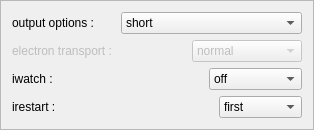
            <widget class="QFrame" name="Frame6">
             <property name="frameShape">
              <enum>QFrame::StyledPanel</enum>
             </property>
             <property name="frameShadow">
              <enum>QFrame::Sunken</enum>
             </property>
             <layout class="QVBoxLayout">
              <item>
               <layout class="QVBoxLayout">
                <item>
                 <layout class="QHBoxLayout">
                  <item>
                   <widget class="QLabel" name="outoptTextLabel">
                    <property name="toolTip">
                     <string>Select output type</string>
                    </property>
                    <property name="whatsThis">
                     <string>Select output type</string>
                    </property>
                    <property name="text">
                     <string>output options :</string>
                    </property>
                    <property name="wordWrap">
                     <bool>false</bool>
                    </property>
                   </widget>
                  </item>
                  <item>
                   <spacer name="Spacer78">
                    <property name="orientation">
                     <enum>Qt::Horizontal</enum>
                    </property>
                    <property name="sizeType">
                     <enum>QSizePolicy::Fixed</enum>
                    </property>
                    <property name="sizeHint" stdset="0">
                     <size>
                      <width>21</width>
                      <height>20</height>
                     </size>
                    </property>
                   </spacer>
                  </item>
                  <item>
                   <widget class="QComboBox" name="outoptComboBox">
                    <property name="sizePolicy">
                     <sizepolicy hsizetype="Expanding" vsizetype="Fixed">
                      <horstretch>0</horstretch>
                      <verstretch>0</verstretch>
                     </sizepolicy>
                    </property>
                    <property name="toolTip">
                     <string>Select output type</string>
                    </property>
                    <property name="whatsThis">
                     <string>Select output type</string>
                    </property>
                    <property name="maxCount">
                     <number>6</number>
                    </property>
                    <item>
                     <property name="text">
                      <string>short</string>
                     </property>
                    </item>
                    <item>
                     <property name="text">
                      <string>cavity details</string>
                     </property>
                    </item>
                    <item>
                     <property name="text">
                      <string>material and dose summary</string>
                     </property>
                    </item>
                   </widget>
                  </item>
                 </layout>
                </item>
                <item>
                 <layout class="QHBoxLayout">
                  <item>
                   <widget class="QLabel" name="etransportLabel">
                    <property name="enabled">
                     <bool>false</bool>
                    </property>
                    <property name="toolTip">
                     <string>Define type of electron transport. See options for more detail.</string>
                    </property>
                    <property name="whatsThis">
                     <string>Define type of electron transport. See options for more detail.</string>
                    </property>
                    <property name="text">
                     <string>electron transport :</string>
                    </property>
                    <property name="wordWrap">
                     <bool>false</bool>
                    </property>
                   </widget>
                  </item>
                  <item>
                   <spacer name="Spacer5">
                    <property name="orientation">
                     <enum>Qt::Horizontal</enum>
                    </property>
                    <property name="sizeType">
                     <enum>QSizePolicy::Expanding</enum>
                    </property>
                    <property name="sizeHint" stdset="0">
                     <size>
                      <width>20</width>
                      <height>0</height>
                     </size>
                    </property>
                   </spacer>
                  </item>
                  <item>
                   <widget class="QComboBox" name="etransportComboBox">
                    <property name="enabled">
                     <bool>false</bool>
                    </property>
                    <property name="toolTip">
                     <string>Define type of electron transport. See options for more detail.</string>
                    </property>
                    <property name="whatsThis">
                     <string>Define type of electron transport. See options for more detail.</string>
                    </property>
                    <property name="maxCount">
                     <number>6</number>
                    </property>
                    <item>
                     <property name="text">
                      <string>normal</string>
                     </property>
                    </item>
                    <item>
                     <property name="text">
                      <string>no interactions</string>
                     </property>
                    </item>
                   </widget>
                  </item>
                 </layout>
                </item>
                <item>
                 <layout class="QHBoxLayout">
                  <item>
                   <widget class="QLabel" name="iwatchTextLabel">
                    <property name="toolTip">
                     <string>debug output with increasing detail, if not &quot;off&quot; use very few histories</string>
                    </property>
                    <property name="whatsThis">
                     <string>debug output with increasing detail, if not &quot;off&quot; use very few histories</string>
                    </property>
                    <property name="text">
                     <string>iwatch :</string>
                    </property>
                    <property name="wordWrap">
                     <bool>false</bool>
                    </property>
                   </widget>
                  </item>
                  <item>
                   <spacer name="Spacer8">
                    <property name="orientation">
                     <enum>Qt::Horizontal</enum>
                    </property>
                    <property name="sizeType">
                     <enum>QSizePolicy::Expanding</enum>
                    </property>
                    <property name="sizeHint" stdset="0">
                     <size>
                      <width>20</width>
                      <height>0</height>
                     </size>
                    </property>
                   </spacer>
                  </item>
                  <item>
                   <widget class="QComboBox" name="iwatchComboBox">
                    <property name="toolTip">
                     <string>Debug output with increasing detail, if not &quot;off&quot; use very few histories</string>
                    </property>
                    <property name="whatsThis">
                     <string>Debug output with increasing detail, if not &quot;off&quot; use very few histories</string>
                    </property>
                    <item>
                     <property name="text">
                      <string>off</string>
                     </property>
                    </item>
                    <item>
                     <property name="text">
                      <string>interactions</string>
                     </property>
                    </item>
                    <item>
                     <property name="text">
                      <string>steps</string>
                     </property>
                    </item>
                    <item>
                     <property name="text">
                      <string>deposited</string>
                     </property>
                    </item>
                    <item>
                     <property name="text">
                      <string>graph</string>
                     </property>
                    </item>
                   </widget>
                  </item>
                 </layout>
                </item>
                <item>
                 <layout class="QHBoxLayout">
                  <item>
                   <widget class="QLabel" name="restartTextLabel">
                    <property name="toolTip">
                     <string>Define run mode</string>
                    </property>
                    <property name="whatsThis">
                     <string>Define run mode</string>
                    </property>
                    <property name="text">
                     <string>irestart :</string>
                    </property>
                    <property name="wordWrap">
                     <bool>false</bool>
                    </property>
                   </widget>
                  </item>
                  <item>
                   <spacer name="Spacer7">
                    <property name="orientation">
                     <enum>Qt::Horizontal</enum>
                    </property>
                    <property name="sizeType">
                     <enum>QSizePolicy::Expanding</enum>
                    </property>
                    <property name="sizeHint" stdset="0">
                     <size>
                      <width>20</width>
                      <height>0</height>
                     </size>
                    </property>
                   </spacer>
                  </item>
                  <item>
                   <widget class="QComboBox" name="irestartComboBox">
                    <property name="toolTip">
                     <string>run mode</string>
                    </property>
                    <property name="whatsThis">
                     <string>Run mode</string>
                    </property>
                    <property name="maxCount">
                     <number>6</number>
                    </property>
                    <item>
                     <property name="text">
                      <string>first</string>
                     </property>
                    </item>
                    <item>
                     <property name="text">
                      <string>restart</string>
                     </property>
                    </item>
                    <item>
                     <property name="text">
                      <string>analyze</string>
                     </property>
                    </item>
                    <item>
                     <property name="text">
                      <string>start-RNS</string>
                     </property>
                    </item>
                    <item>
                     <property name="text">
                      <string>parallel</string>
                     </property>
                    </item>
                   </widget>
                  </item>
                 </layout>
                </item>
               </layout>
              </item>
             </layout>
            </widget>
